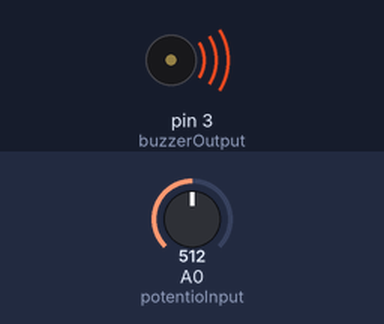
The sketch below on a simulated Arduino Uno, built with avr-gcc and run on an emulated ATmega328P. Shown: buzzer (waves = sounding). The inputs (shaded band) are chosen by the test bench; at power-on: A0 (potentioInput) = 512.

Above: at 1.3 s.
1.4 s: A0 (potentioInput) set to 0
At 2.5 s:
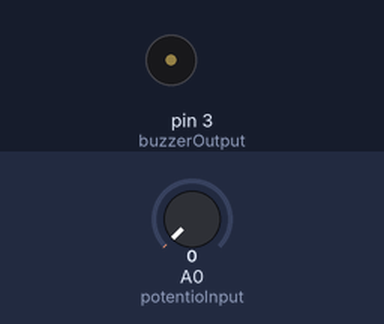
3.0 s: A0 (potentioInput) set to 122
At 3.7 s:
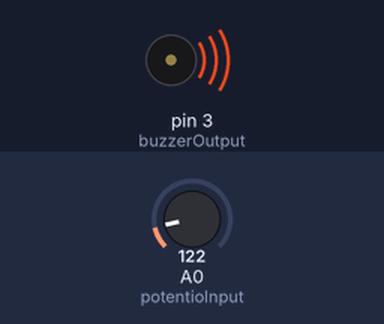
Timing chart, 0 to 6.0 s (numbered marks = the images above; inputs shaded):
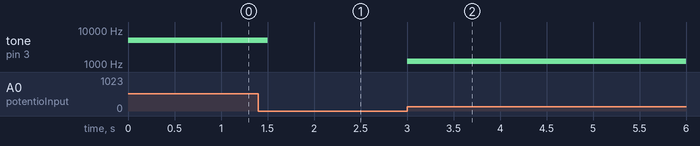

The sketch:

code.ino
```cpp
byte buzzerOutput = 3;
byte potentioInput = A0;
short delayMs = 500;
short minFrequency = 0;
short maxFrequency = 10000;

void setup() {
  // put your setup code here, to run once:
  pinMode(potentioInput, INPUT);
  pinMode(buzzerOutput, OUTPUT);
}

void loop() {
  // put your main code here, to run repeatedly:
  short potentioValue = analogRead(potentioInput);
  short mappedValue = map(potentioValue, 0, 1024, minFrequency, maxFrequency);
  tone(buzzerOutput, mappedValue);
  delay(delayMs);
}
```

Measured:
- after the input at 1.4 s, tone on pin 3 (buzzerOutput): 5000 Hz → silent after 0.10 s
- after the input at 3.0 s, tone on pin 3 (buzzerOutput): silent → 1191 Hz at once
